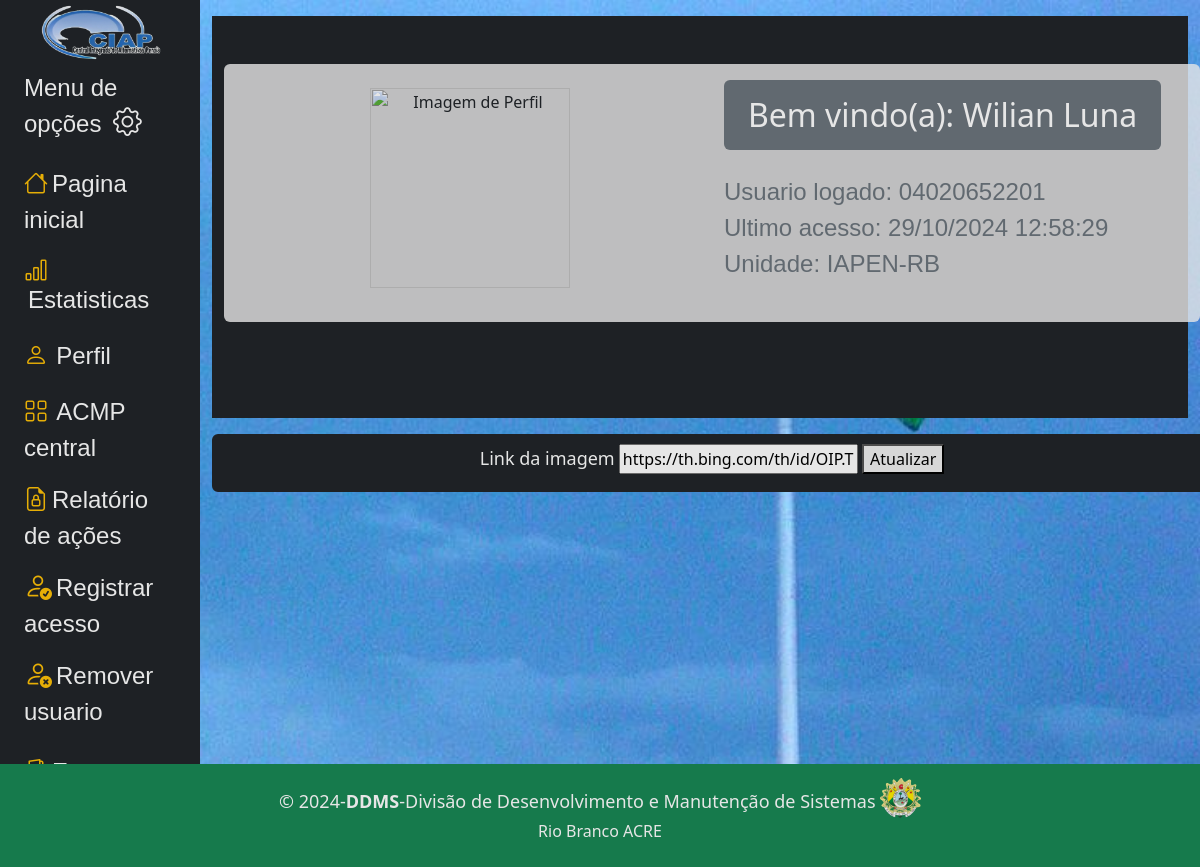
The page /base/perfil/ (signed in) on the database as committed earlier.
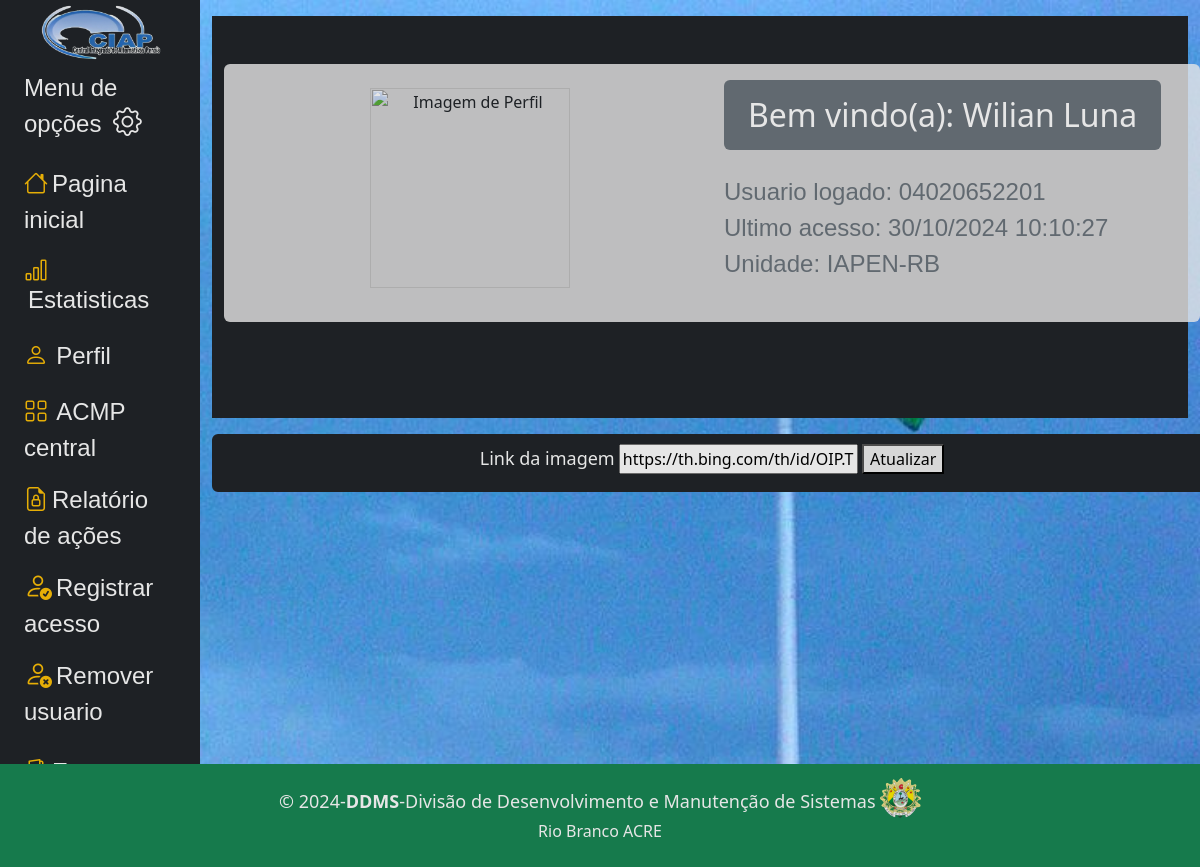
The same page on the database as committed later.
### core/models.py (models this page shows, shortened)
class User(AbstractBaseUser, PermissionsMixin):
    cpf = models.CharField(max_length=11, unique=True)
    nome = models.CharField(max_length=255, default='')
    profile_image = models.URLField(max_length=200, blank=True, null=True)
    unidade = models.CharField(
                            choices=c_unidade,
                            max_length=15,
                            null=False,
                            blank=False,
                            default='Não informado',
                            )
    is_active = models.BooleanField(default=True)
    is_staff = models.BooleanField(default=False)
    USERNAME_FIELD = 'cpf'
    REQUIRED_FIELDS = []
    objects = UserManager()

### core/views.py (the view)
# urls.py: path('base/perfil/', views.atualizar_perfil_img, name='perfil'),
def atualizar_perfil_img(request):
    if request.user.is_authenticated:
        user = request.user  # Now it's guaranteed to be a User instance
        if request.method == 'POST':
            form = UserForm(request.POST, instance=user)
            if form.is_valid():
                form.save()
                return redirect('perfil')
        else:
            form = UserForm(instance=user)
        return render(request, 'account/perfil.html', {'form': form})
    else:
        return redirect('login_new')  # Redirect to login if not authenticated

### core/forms.py
class UserForm(forms.ModelForm):
    class Meta:
        model = User
        fields = ['profile_image']

### templates/account/perfil.html (shortened to what this page needs)
{% extends 'commons/include/new_base.html' %}
{% load static %}
{% block content %}
<section class="bg-dark py-5">
    <div class="container">
        <div class="row">
            <div class="col-lg-12 mb-4 mb-sm-5">
                <div class="card card-style1 border-0">
                    <div class="card-body p-1-9 p-sm-2-3 p-md-6 p-lg-7">
                        <div class="row align-items-center">
                            <div class="col-lg-6 mb-4 mb-lg-0 text-center">
                            <img src="{{ user.profile_image }}" alt="Imagem de Perfil" onerror="this.src='https://th.bing.com/th/id/R.b84e94b34cf94cf7df6534beca0f18be?rik=A7grf4rTsFJAlQ&riu=http%3a%2f%2fassets.stickpng.com%2fthumbs%2f585e4beacb11b227491c3399.png&ehk=%2f7DjJ5adkIYfWfL4YSP4uLobeynRdeglnEPUcDrHr%2bM%3d&risl=&pid=ImgRaw&r=0'" style="height: 200px;" autocomplete="off">
                            </div>
                            <div class="col-lg-6 px-xl-10">
                                <div class="bg-secondary d-lg-inline-block py-3 px-3 px-sm-4 mb-4 rounded">
                                    <h3 class="h2 text-white mb-0">Bem vindo(a): {{ user.nome }}</h3>
                                </div>
                                <ul class="list-unstyled mb-4">
                                    <li class="mb-2">
                                        <span class="text-secondary me-2 font-weight-600">Usuario logado: {{ user.cpf }}</span>
                                        <br>
                                        <span class="text-secondary me-2 font-weight-600">Ultimo acesso: {{ user.last_login }}</span>
                                        <br>
                                        <span class="text-secondary me-2 font-weight-600">Unidade: {{ user.unidade }}</span>
                                    </li>
                                </ul>
                            </div>
                        </div>
                    </div>
                </div>
            </div>
        </div>
    </div>
</section>
<div class="container border border-2 border-dark bg-dark d-flex justify-content-center rounded mt-3">
    <form method="post" class="mt-2" enctype="multipart/form-data">
        <label class="text-white">Link da imagem</label>
        {{ form.profile_image }}
        <button type="submit">Atualizar</button>
    </form>
    <br>
</div>
<footer class="bg-success text-white text-center py-4 mt-5 fixed-bottom">
    <div class="container">
        <p class="mb-1" style="font-size: large;">&copy; 2024-<strong>DDMS</strong>-Divisão de Desenvolvimento e Manutenção de Sistemas
            <img src="{{ MEDIA_URL }}/media/brasaoacre.png" class="img-fluid" alt="Logo" style="height: 40px;"></p>
        <p class="mb-0">Rio Branco ACRE</p>
    </div>
</footer>
{% endblock content %}

Rows that differ between the two databases and show on the page:
changed User "Wilian Luna": last_login "29/10/2024 12:58:29" → "30/10/2024 10:10:27"
